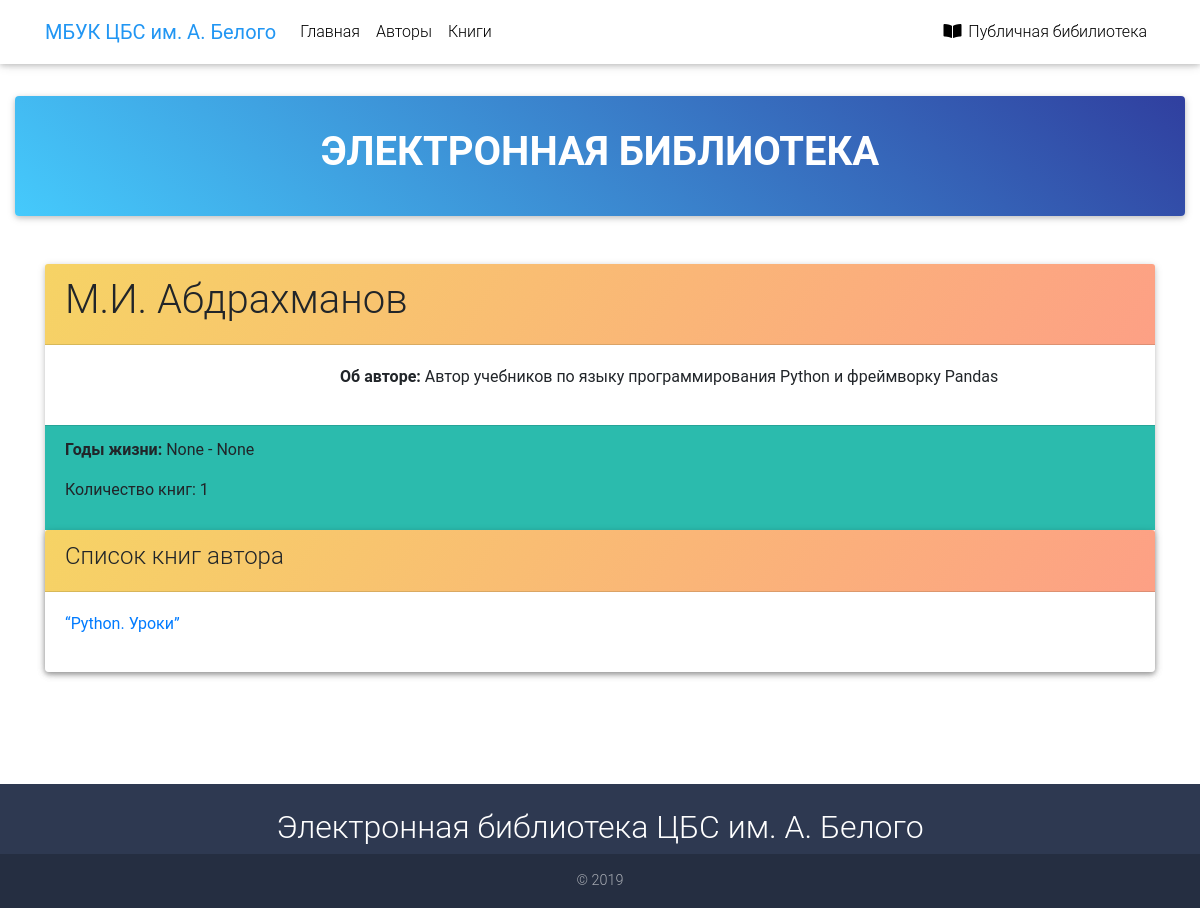
The app's page /catalog/autor/3/ with its own data.
### catalog/models.py (models this page shows, shortened)
class Author(models.Model):
    first_name = models.CharField(max_length=100, verbose_name='Имя')
    last_name = models.CharField(max_length=100, verbose_name='Фамилия')
    image = models.ImageField(upload_to='authors_photo', blank=True, verbose_name='Фото автора')
    summary = models.TextField(max_length=400, verbose_name='Описание')
    date_of_birth = models.DateField(null=True, blank=True, verbose_name='Дата рождения')
    date_of_death = models.DateField(null=True, blank=True, verbose_name='Дата смерти')
    class Meta:
        verbose_name = 'Автор'
        verbose_name_plural = 'Авторы'
    def get_books_count(self):
        return self.authorb.filter(author=self).count()
    def get_books(self):
        return self.authorb.filter(author=self).all()

class Book(models.Model):
    title = models.CharField(max_length=200, verbose_name='Название')
    author = models.ForeignKey('Author', on_delete=models.CASCADE, related_name='authorb', null=True, verbose_name='Автор')
    publisher = models.ForeignKey('Publisher', on_delete=models.SET_NULL, null=True, verbose_name='Издатель')
    date = models.CharField(max_length=4, verbose_name='Год издания')
    image = models.ImageField(upload_to='book_image', verbose_name='Обложка')
    summary = models.TextField(max_length=1000, verbose_name='Описание')
    genre = models.ManyToManyField(Genre, related_name='books', verbose_name='Жанр')
    file = models.FileField(upload_to='book_files', verbose_name='Файл книги')
    paper = models.BooleanField(default=True, verbose_name='Печатная версия книги в ЦБС')
    preview = models.BooleanField(default=False, verbose_name='Ознакомительная версия')
    class Meta:
        verbose_name = 'Книга'
        verbose_name_plural = 'Книги'
    def display_genre(self):
        return ', '.join([genre.name for genre in self.genre.all()[:3]])
    display_genre.short_description = 'Жанр'
    def get_absolute_url(self):
        return reverse('book-detail', args=[str(self.id)])

### catalog/views.py (the view, shortened to what this page needs)
# urls.py: path('autor/<int:pk>/', views.AuthorDetailView.as_view(), name='author-detail'),
class AuthorDetailView(generic.DetailView):
    model = Author

### catalog/templates/catalog/author_detail.html (shortened to what this page needs)
{% extends "base_detail.html" %}
{% block content %}
<div class="container">
    <div class="card mt-5 mb-3">
        <div class="card-header sunny-morning-gradient">
            <h1>{{ author.first_name }} {{ author.last_name }}</h1>
        </div>
        <div class="card-body">
            <div class="row">
                <div class="col-md-3">
                </div>
                <div class="col-md-9 d-flex align-items-center">
                    <p><strong>Об авторе:</strong> {{ author.summary }}</p>
                </div>
            </div>
        </div>
        <div class="card-footer default-color">
            <p><strong>Годы жизни:</strong> {{ author.date_of_birth }} - {{ author.date_of_death }}</p>
            <p>Количество книг: {{ author.get_books_count }}</p>
        </div>
        <div class="card">
            <div class="card-header sunny-morning-gradient">
            <h4>Список книг автора</h4>
        </div>
        <div class="card-body">
            {% for Book in author.get_books %}
                <a href="{{ Book.get_absolute_url }}"><p>{{ Book.title }}</p></a>
            {% endfor %}
        </div>
    </div>
</div>
{% endblock %}

### records on screen
Author: first_name "М.И.", last_name "Абдрахманов", summary "Автор учебников по языку программирования Python и фреймворку Pandas", date_of_birth "None", date_of_death "None", get_books_count "1"
Book: title "“Python. Уроки”"
